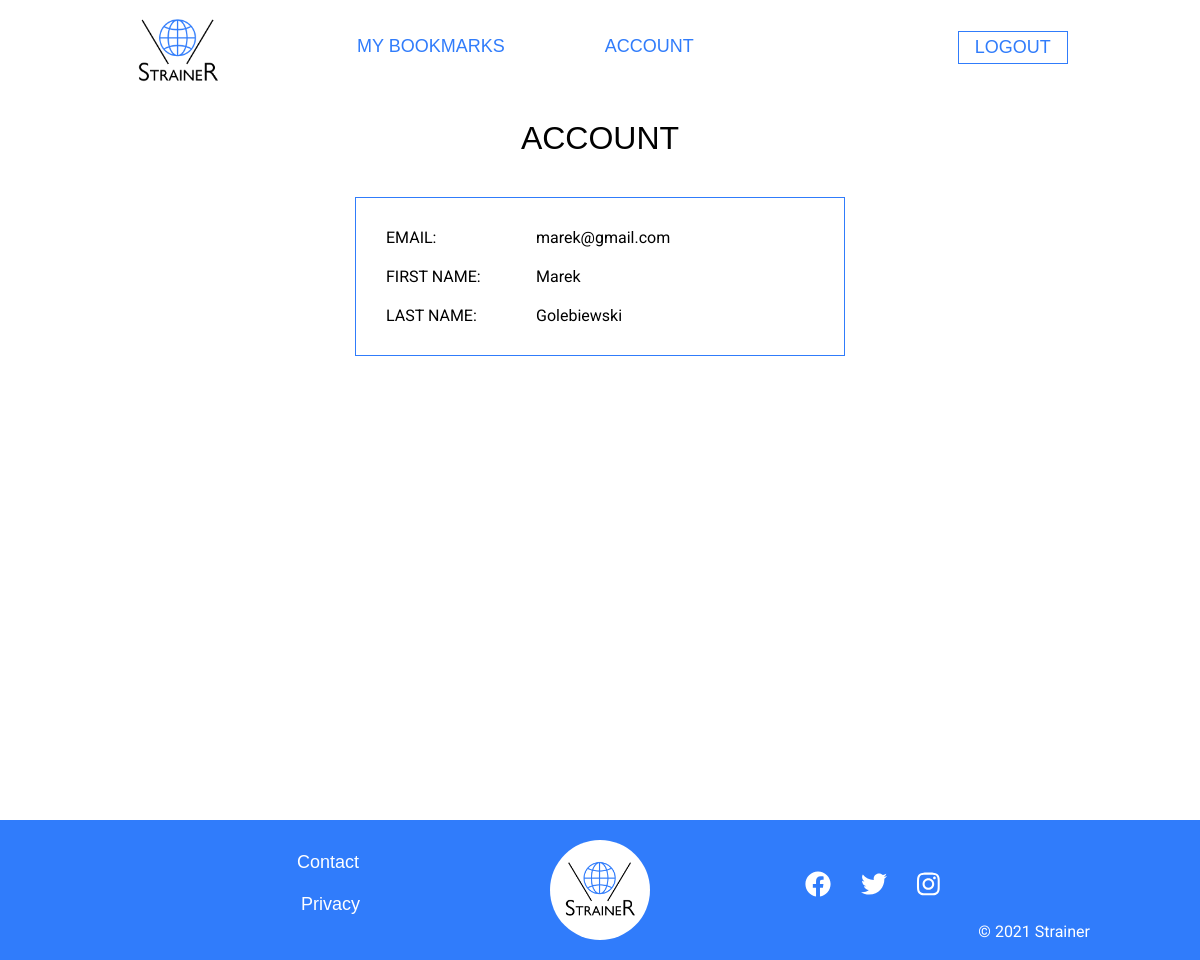
/account (signed in), run on the app's committed database.
### tables this page shows
CREATE TABLE users 
		(user_id INTEGER PRIMARY KEY AUTOINCREMENT,
		email TEXT,
		first_name TEXT,
		last_name TEXT,
		h_password TEXT);

### views_auth.py (the view)
@views_auth.route('/account', methods=['GET','POST'])
@requires_login
def account():
	conn = sqlite3.connect(db_location)
	cursor = conn.cursor()
	query_user = "SELECT * FROM users WHERE email=?"
	cursor.execute(query_user,(session['email'],))
	user_info = cursor.fetchall()
	conn.close()
	return render_template("auth/account.html", user_info=user_info)

### __init__.py (called while the page is built)
def requires_login(f):
    @wraps(f)
    def decorated(*args,**kwargs):
        status = session.get('logged',False)
        if not status:
            return redirect(url_for('views_public.login'))
        return f(*args,**kwargs)
    return decorated

### templates/auth/account.html (shortened to what this page needs)
{% extends "base.html" %}
{% block content %}
	<h1>ACCOUNT</h1>
	<div id="account">
		<p>EMAIL:</p>
		<p>{{ user_info[0][1] }}</p>
		<p>FIRST NAME:</p>
		<p>{{ user_info[0][2] }}</p>
		<p>LAST NAME:</p>
		<p>{{ user_info[0][3] }}</p>
	</div>
{% endblock %}

### static/css/main.css (style rules this page uses)
* { margin: 0; padding: 0; box-sizing: border-box; font-family: Roboto, Arial, sans-serif; -webkit-tap-highlight-color: rgba(0,0,0,0); -webkit-tap-highlight-color: transparent; }
body { background-color: #fff; color: #000; font-size: 16px; min-width: 275px; }
h1 { font-family: gill-sans-nova, sans-serif; font-style: normal; font-weight: 400; color: #000; text-align: center; }
#account { width: 490px; overflow: auto; margin: auto; margin-top: 40px; margin-bottom: 20px; padding: 30px; padding-bottom: 10px; border: 1px solid #307cfb; }
#account p { float: left; margin-bottom: 20px; }
#account p:nth-child(1), #account p:nth-child(3), #account p:nth-child(5) { width: 150px; color: #000; }
#account p:nth-child(2), #account p:nth-child(4), #account p:nth-child(6) { font-size: 1em; font-family: Roboto, Arial, sans-serif; color: #000; width: 270px; }

### data on the page
users: email "marek@gmail.com", first_name "Marek", last_name "Golebiewski"
